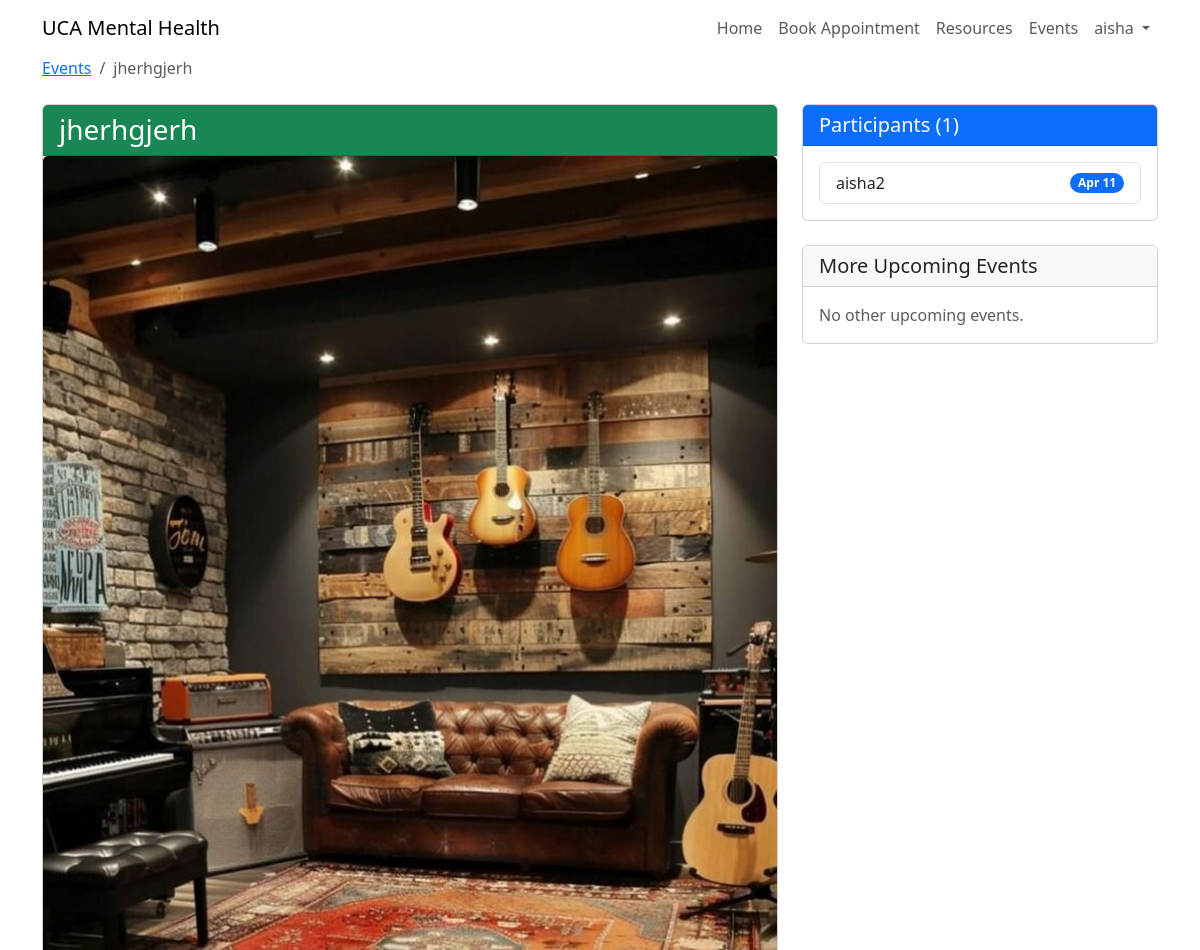
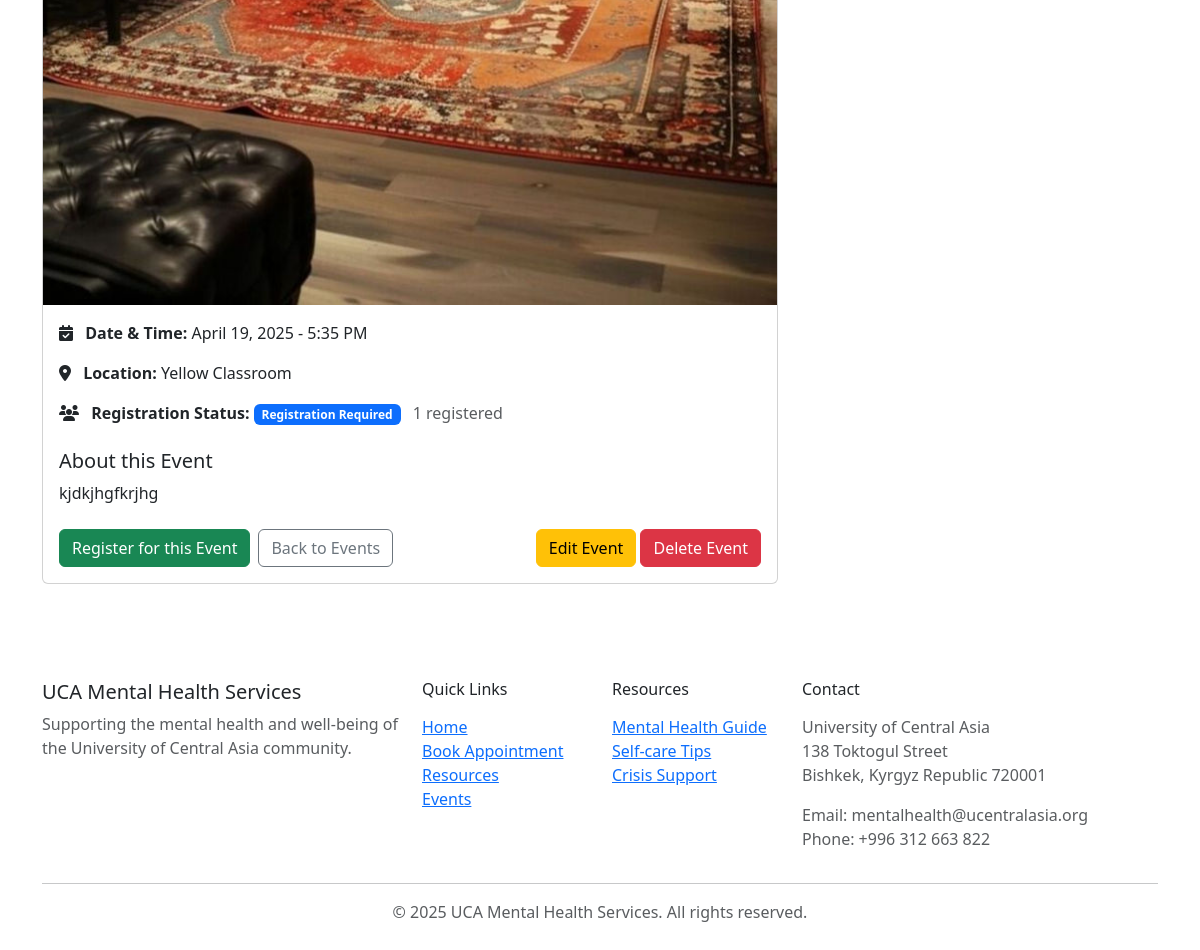
The app's page /news/events/jherhgjerh/ (signed in), older data (2 pictures, top to bottom).
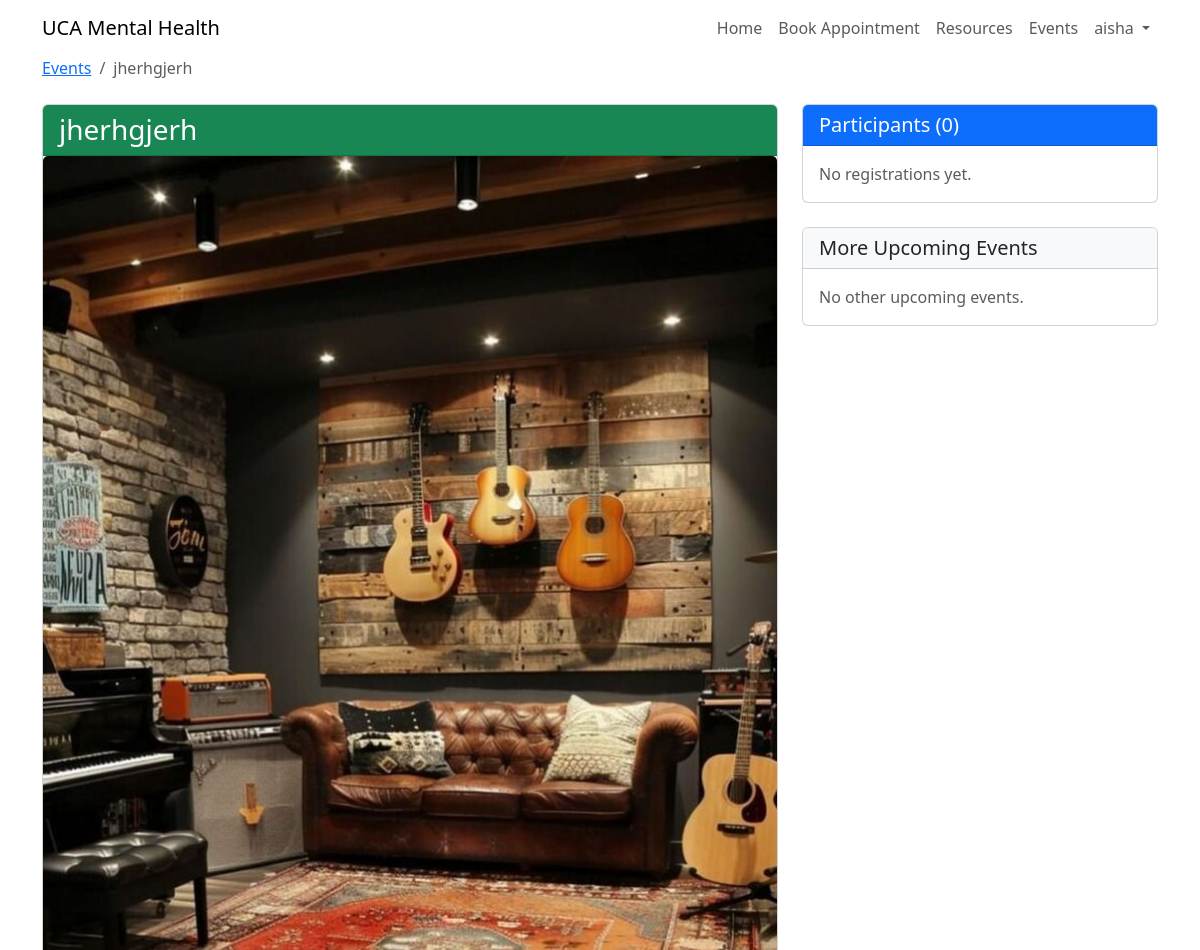
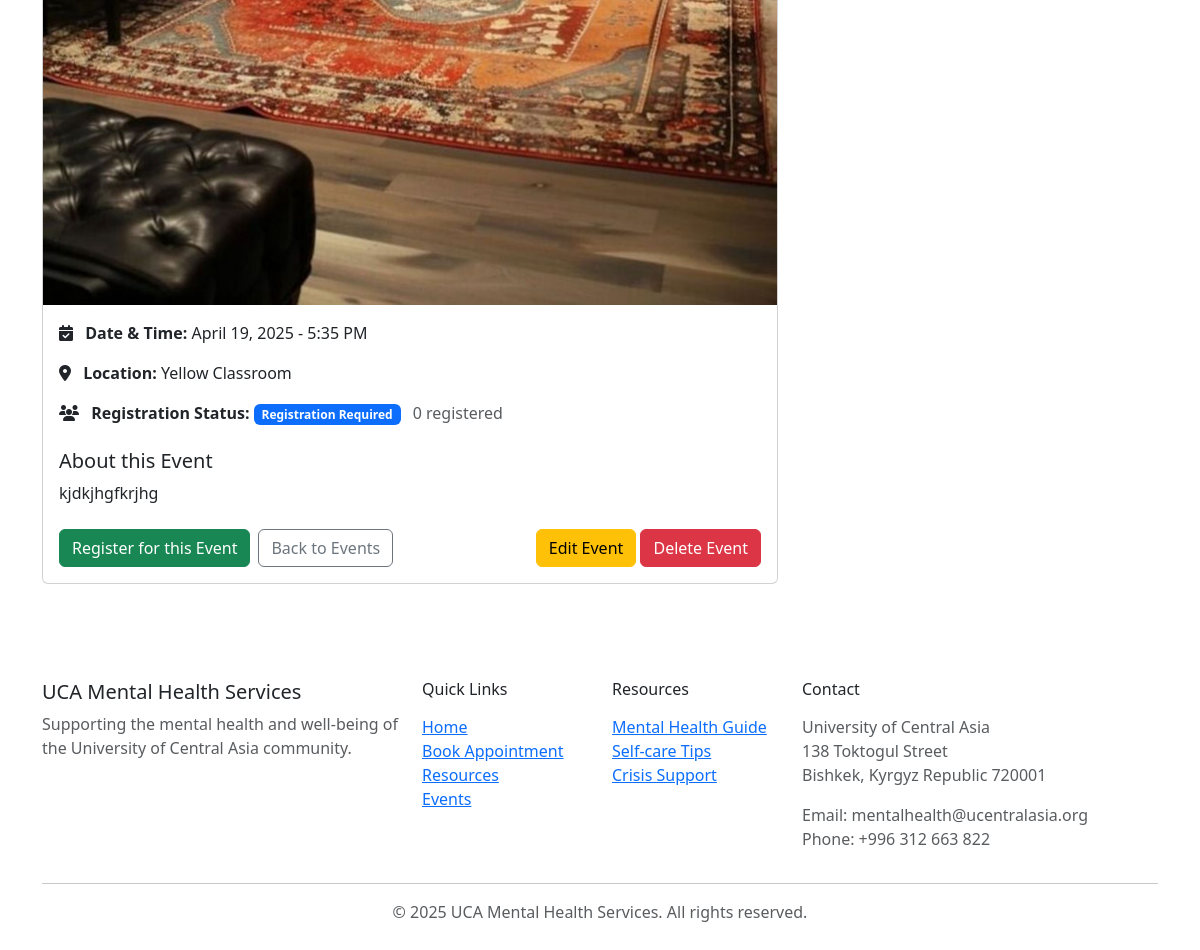
The same page, newer data (2 pictures, top to bottom).
### news/models.py (models this page shows, shortened)
class EventRegistration(models.Model):
    event = models.ForeignKey(Event, on_delete=models.CASCADE, related_name='registrations')
    user = models.ForeignKey(User, on_delete=models.CASCADE, related_name='event_registrations')
    registration_date = models.DateTimeField(auto_now_add=True)
    additional_info = models.TextField(blank=True, null=True, help_text="Any additional information provided by the user")
    class Meta:
        unique_together = ['event', 'user']  # Prevent duplicate registrations

### accounts/models.py (models this page shows, shortened)
class User(AbstractUser):
    USER_TYPE_CHOICES = (
        ('student', 'Student'),
        ('faculty', 'Faculty'),
        ('staff', 'Staff'),
        ('counselor', 'Counselor'),
    )
    username = models.CharField(
        _('username'),
        max_length=150,
        help_text=_('Required. 150 characters or fewer. Letters, digits and @/./+/-/_ only.'),
        validators=[AbstractUser.username_validator],
        error_messages={
            'unique': _("A user with that username already exists."),
        },
    )
    email = models.EmailField(_('email address'), unique=True)
    user_type = models.CharField(max_length=20, choices=USER_TYPE_CHOICES)
    phone_number = models.CharField(max_length=15, blank=True, null=True)
    objects = CustomUserManager()
    USERNAME_FIELD = 'email'
    REQUIRED_FIELDS = ['username']  # Email is required by default

### news/views.py (the view)
# urls.py: path('events/<slug:slug>/', views.event_detail, name='event_detail'),
@login_required
def event_detail(request, slug):
    event = get_object_or_404(Event, slug=slug)
    is_registered = EventRegistration.objects.filter(event=event, user=request.user).exists()
    registration_count = EventRegistration.objects.filter(event=event).count()
    registrants = None
    if is_counselor_or_admin(request.user):
        registrants = EventRegistration.objects.filter(event=event).select_related('user')
    context = {
        'event': event,
        'is_registered': is_registered,
        'registration_count': registration_count,
        'registrants': registrants
    }
    return render(request, 'news/event_detail.html', context)

### news/models.py (called while the page is built)
    @property
    def is_past(self):
        from django.utils import timezone
        return self.event_date < timezone.now()

    @property
    def has_space(self):
        if self.max_participants == 0:  # Unlimited
            return True
        return self.registration_count < self.max_participants

    def get_related_upcoming_events(self):
        from django.utils import timezone
        return Event.objects.filter(
            event_date__gte=timezone.now()
        ).exclude(id=self.id).order_by('event_date')[:3]

### news/views.py (called while the page is built)
def is_counselor_or_admin(user):
    return user.is_superuser or user.user_type == 'counselor'

### templates/news/event_detail.html (shortened to what the changed rows need)
{% extends 'base.html' %}
{% block content %}
<div class="container">
    <div class="row">
        <div class="col-md-8">
            <div class="card mb-4">
                <div class="card-header {% if event.is_past %}bg-secondary{% else %}bg-success{% endif %} text-white">
                    <h1 class="h3 mb-0">{{ event.title }}</h1>
                </div>
                <div class="card-body">
                    <div class="mb-4">
                        {% if event.registration_required %}
                        <div class="mb-3">
                            <i class="fa fa-users me-2"></i>
                            <strong>Registration Status:</strong>
                            {% if event.registration_required %}
                                <span class="badge bg-primary">Registration Required</span>
                                {% if event.max_participants > 0 %}
                                    <span class="text-muted ms-2">{{ registration_count }}/{{ event.max_participants }} registered</span>
                                {% else %}
                                    <span class="text-muted ms-2">{{ registration_count }} registered</span>
                                {% endif %}
                            {% else %}
                                <span class="badge bg-success">Open to All</span>
                            {% endif %}
                        </div>
                        {% endif %}
                    </div>
                </div>
            </div>
        </div>
        <div class="col-md-4">
            {% if user.is_superuser or user.user_type == 'counselor' %}
            <div class="card mb-4">
                <div class="card-header bg-primary text-white">
                    <h5 class="card-title mb-0">Participants ({{ registration_count }})</h5>
                </div>
                <div class="card-body">
                    {% if registrants %}
                        <ul class="list-group">
                            {% for registration in registrants %}
                            <li class="list-group-item d-flex justify-content-between align-items-center">
                                {{ registration.user.get_full_name|default:registration.user.username }}
                                <span class="badge bg-primary rounded-pill">{{ registration.registration_date|date:"M d" }}</span>
                            </li>
                            {% endfor %}
                        </ul>
                    {% else %}
                        <p class="text-muted mb-0">No registrations yet.</p>
                    {% endif %}
                </div>
            </div>
            {% endif %}
        </div>
    </div>
</div>
{% endblock %}

Row changes from the older to the newer data that the page shows:
removed EventRegistration: user.get_full_name "aisha2", registration_date "Apr 11"
Text that changed along with them:
{{ registration_count }}: "1" → "0"
text now shown: "No registrations yet."
